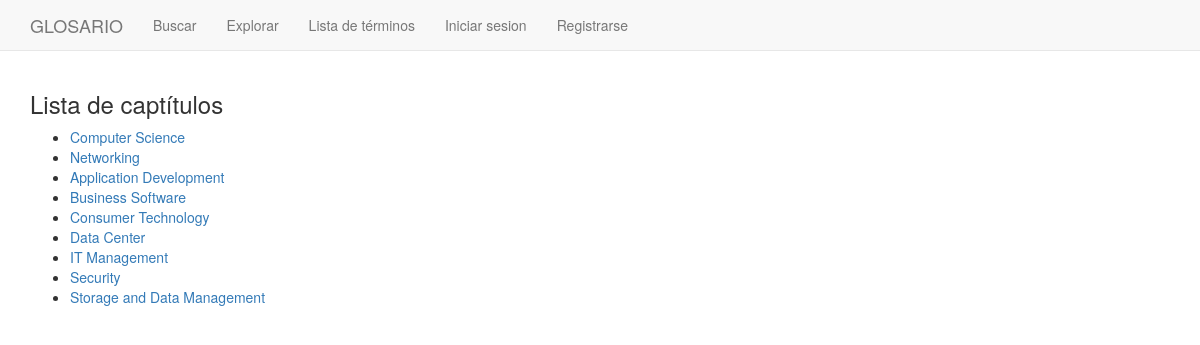
The app's page /chapters_list/ with its own data.
### glosario/models.py (models this page shows, shortened)
class Chapter(models.Model):
    class Meta:
        permissions = (("can_create_chapter","Can create chapter"),)
    chapter_name = models.CharField(max_length=100, unique=True)
    def __str__(self):
        return self.chapter_name

### glosario/views.py (the view)
# urls.py: url(r'^chapters_list/$', views.ChaptersListView.as_view(),name='chapters_list'),
class ChaptersListView(ListView):
    model = Chapter
    context_object_name = 'chapters'
    template_name = 'glosario/chapters_list.html'

### glosario/templates/glosario/chapters_list.html
{% extends "base.html" %}
{% block content %}
    <h3>Lista de captítulos</h3>
    <ul>
        {% for chapter in chapters %}
            <li><a href="{{chapter.chapter_name}}">{{ chapter }}</a></li>
        {% endfor %}
    </ul>
{% endblock %}

### records on screen
Chapter: chapter_name "Computer Science"
Chapter: chapter_name "Networking"
Chapter: chapter_name "Application Development"
Chapter: chapter_name "Business Software"
Chapter: chapter_name "Consumer Technology"
Chapter: chapter_name "Data Center"
Chapter: chapter_name "IT Management"
Chapter: chapter_name "Security"
Chapter: chapter_name "Storage and Data Management"
